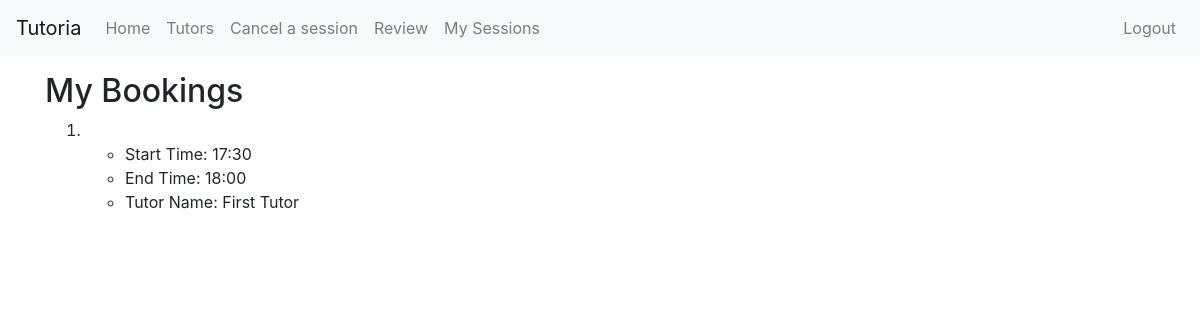
/students/my/ (signed in), run on an earlier commit of the app's database.
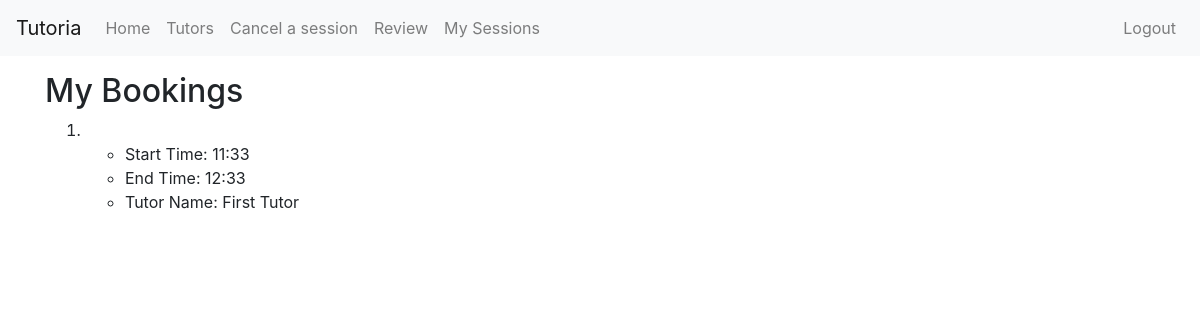
And on a later commit of the database.
### tutorial/models.py (models this page shows, shortened)
class Session(models.Model):
    start_time = models.TimeField()
    end_time = models.TimeField()
    isLocked = models.BooleanField(default=False)
    student = models.ForeignKey('students.Student', on_delete=models.CASCADE)
    tutor = models.ForeignKey('tutors.Tutor', on_delete=models.CASCADE)
    reviewed = models.BooleanField(default=False)

### tutors/models.py (models this page shows, shortened)
class Tutor(models.Model):
    tutor = models.OneToOneField(User, on_delete=models.CASCADE) #extends User class
    privateTutor = models.BooleanField(default=False)
    timePerSlot = models.PositiveIntegerField(default=60)
    university = models.CharField(max_length=50, blank=True)
    phoneNumber = models.CharField(max_length=8, blank=True)
    avatar = models.ImageField(upload_to=user_directory_path)
    introduction = models.TextField(max_length=100, blank=True)
    hourlyRate = models.PositiveIntegerField(default=0)
    wallet = models.PositiveIntegerField(default=0)
    rating = models.PositiveIntegerField(default=0)
    rate_time = models.PositiveIntegerField(default=0)
    courseTaught = models.ManyToManyField(Course)
    tags = models.ManyToManyField(Tag)

### students/views.py (the view)
class MyBookingsList(generic.ListView):
    context_object_name = 'sessions_list'
    template_name = 'mySessions.html'
    def get_queryset(self):
        return Session.objects.filter(student__student=self.request.user)

### students/templates/mySessions.html
{% extends 'base.html' %}
{% block content %}
<h2> My Bookings </h2>
{% if sessions_list %}
<ol>
  {% for session in sessions_list %}
  <li>
    <ul>
      <li>Start Time: {{ session.start_time|date:"d M Y" }} {{ session.start_time|time:"H:i" }}</li>
      <li>End Time: {{ session.end_time|date:"d M Y" }} {{ session.end_time|time:"H:i" }}</li>
      <li>Tutor Name: {{ session.tutor.tutor.first_name }} {{ session.tutor.tutor.last_name }}</li>
    </ul>
  </li>
  {% endfor %}
</ol>
{% else %}
<p>No sessions are available.</p>
{% endif %}
{% endblock %}

What changed in the data, as far as the page shows it:
changed Session "First": start_time "17:30" → "11:33"; end_time "18:00" → "12:33"
